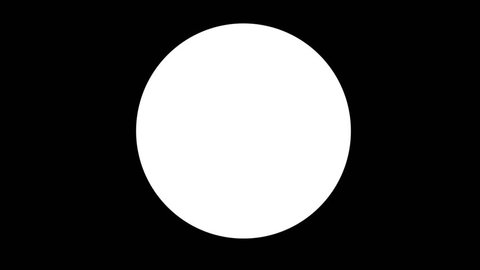
#> input picture circle.jpg, 480 x 270 px
$ python logical_op.py
#> lines starting #> are read from the running program, lines starting #| are printed output that depends on the picture
#program to perform all logical operations on two images
import cv2

img1 = cv2.imread("circle.jpg")
#> img1 is the input picture: shape (270, 480, 3); min 0, max 255, mean 72.1
img2 = cv2.imread("rectangle.jpg")
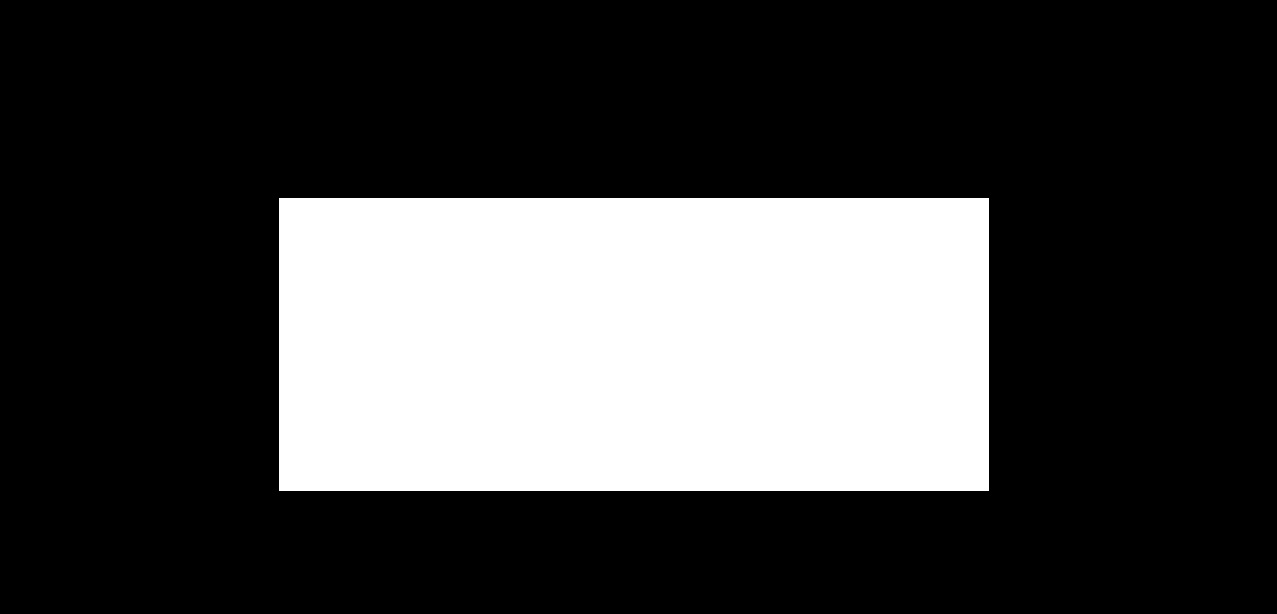
#> input picture rectangle.jpg, 1277 x 614 px
#> img2 is the input picture: shape (614, 1277, 3); min 0, max 255, mean 67.7

img1 = cv2.resize(img1,(512,512))
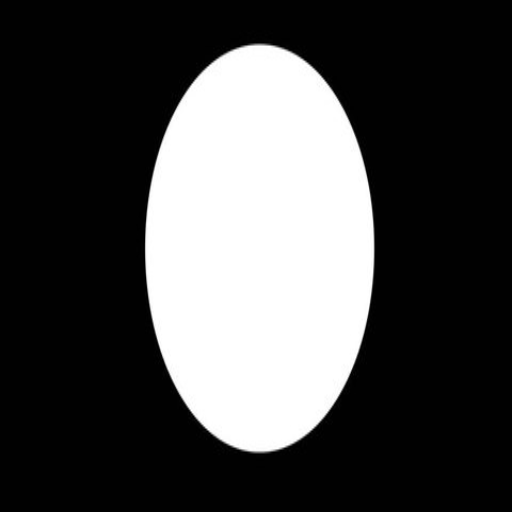
#> img1: shape (512, 512, 3); min 0, max 255, mean 72.1
img2 = cv2.resize(img2,(512,512))
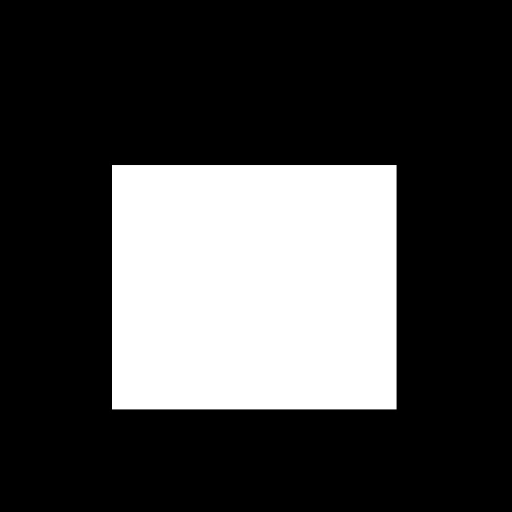
#> img2: shape (512, 512, 3); min 0, max 255, mean 67.7

#bitwise_and
bitwise_and = cv2.bitwise_and(img2, img1)
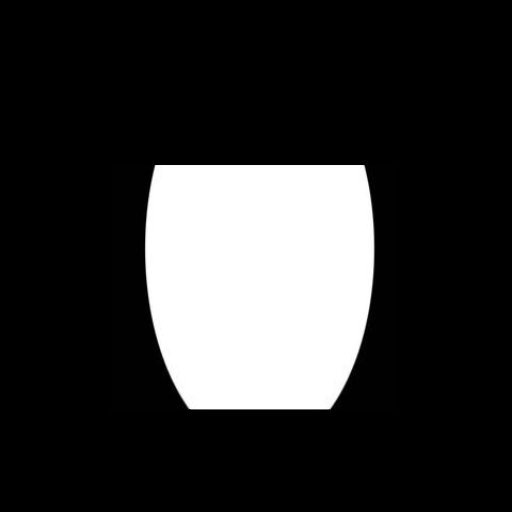
#> bitwise_and: shape (512, 512, 3); min 0, max 255, mean 49.8

cv2.imshow("bitwise_and", bitwise_and)

#bitwise_or
bitwise_or = cv2.bitwise_or(img2, img1)
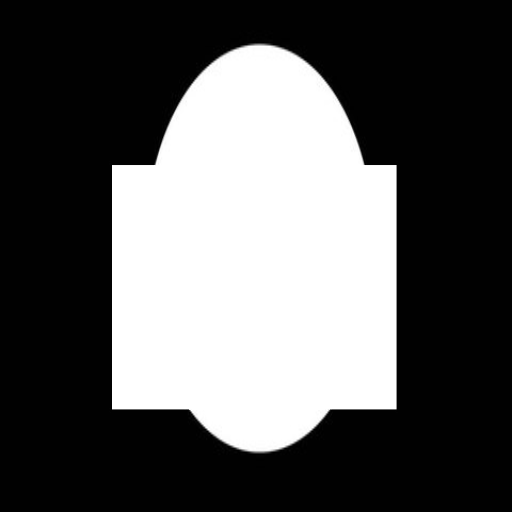
#> bitwise_or: shape (512, 512, 3); min 0, max 255, mean 90

cv2.imshow("bitwise_or", bitwise_or)

#bitwise_xor
bitwise_xor = cv2.bitwise_xor(img2, img1)
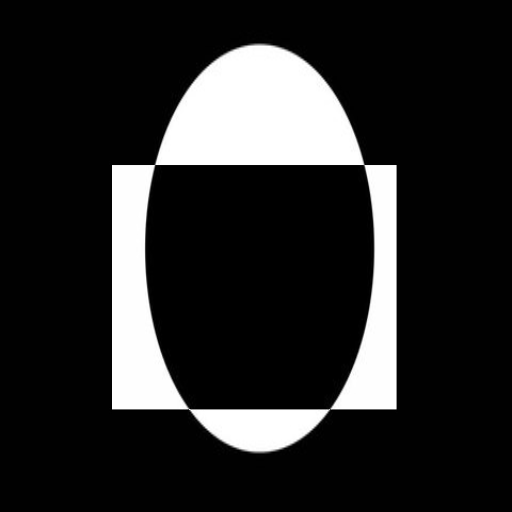
#> bitwise_xor: shape (512, 512, 3); min 0, max 255, mean 40.2

cv2.imshow("bitwise_xor", bitwise_xor)

#bitwise_not
bitwise_not = cv2.bitwise_not(img2)
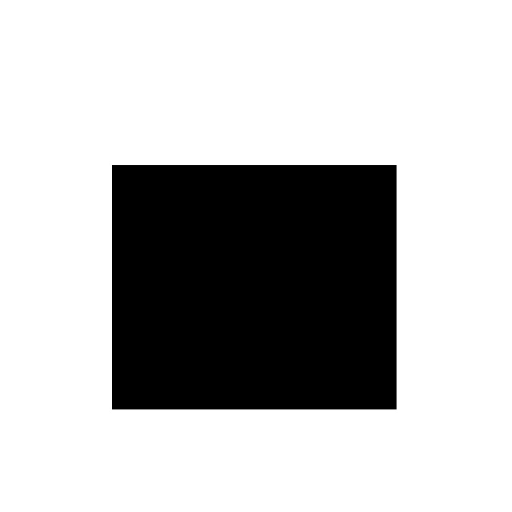
#> bitwise_not: shape (512, 512, 3); min 0, max 255, mean 187.3

cv2.imshow("bitwise_not", bitwise_not)


cv2.waitKey(0)
cv2.destroyAllWindows()
